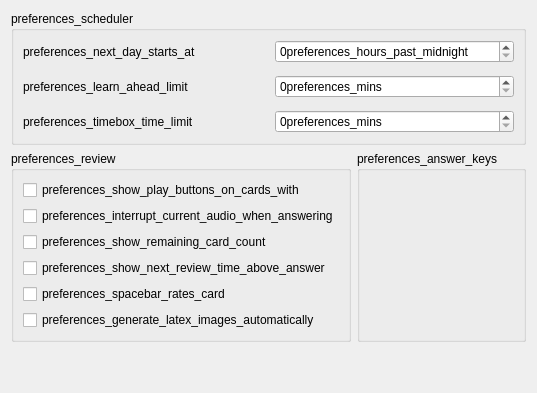
     <widget class="QWidget" name="tab_3">
      <attribute name="title">
       <string>preferences_review</string>
      </attribute>
      <layout class="QVBoxLayout" name="review_options_layout">
       <item>
        <widget class="QGroupBox" name="schedulerGroup">
         <property name="title">
          <string>preferences_scheduler</string>
         </property>
         <layout class="QVBoxLayout" name="verticalLayout_17">
          <item>
           <layout class="QGridLayout" name="gridLayout_4">
            <property name="spacing">
             <number>12</number>
            </property>
            <item row="1" column="1">
             <widget class="QSpinBox" name="lrnCutoff">
              <property name="maximumSize">
               <size>
                <width>16777215</width>
                <height>16777215</height>
               </size>
              </property>
              <property name="suffix">
               <string>preferences_mins</string>
              </property>
              <property name="maximum">
               <number>999</number>
              </property>
             </widget>
            </item>
            <item row="2" column="0">
             <widget class="QLabel" name="label_30">
              <property name="text">
               <string>preferences_timebox_time_limit</string>
              </property>
              <property name="buddy">
               <cstring>timeLimit</cstring>
              </property>
             </widget>
            </item>
            <item row="0" column="1">
             <widget class="QSpinBox" name="dayOffset">
              <property name="maximumSize">
               <size>
                <width>16777215</width>
                <height>16777215</height>
               </size>
              </property>
              <property name="suffix">
               <string>preferences_hours_past_midnight</string>
              </property>
              <property name="maximum">
               <number>23</number>
              </property>
             </widget>
            </item>
            <item row="1" column="0">
             <widget class="QLabel" name="label_24">
              <property name="text">
               <string>preferences_learn_ahead_limit</string>
              </property>
              <property name="buddy">
               <cstring>lrnCutoff</cstring>
              </property>
             </widget>
            </item>
            <item row="0" column="0">
             <widget class="QLabel" name="label_23">
              <property name="text">
               <string>preferences_next_day_starts_at</string>
              </property>
              <property name="buddy">
               <cstring>dayOffset</cstring>
              </property>
             </widget>
            </item>
            <item row="2" column="1">
             <widget class="QSpinBox" name="timeLimit">
              <property name="suffix">
               <string>preferences_mins</string>
              </property>
              <property name="maximum">
               <number>9999</number>
              </property>
             </widget>
            </item>
           </layout>
          </item>
         </layout>
        </widget>
       </item>
       <item>
        <layout class="QHBoxLayout" name="horizontalLayout_5">
         <item>
          <widget class="QGroupBox" name="reviewerGroup">
           <property name="title">
            <string>preferences_review</string>
           </property>
           <layout class="QVBoxLayout" name="verticalLayout_5">
            <item>
             <widget class="QCheckBox" name="showPlayButtons">
              <property name="sizePolicy">
               <sizepolicy hsizetype="Fixed" vsizetype="Fixed">
                <horstretch>0</horstretch>
                <verstretch>0</verstretch>
               </sizepolicy>
              </property>
              <property name="text">
               <string>preferences_show_play_buttons_on_cards_with</string>
              </property>
             </widget>
            </item>
            <item>
             <widget class="QCheckBox" name="interrupt_audio">
              <property name="sizePolicy">
               <sizepolicy hsizetype="Fixed" vsizetype="Fixed">
                <horstretch>0</horstretch>
                <verstretch>0</verstretch>
               </sizepolicy>
              </property>
              <property name="text">
               <string>preferences_interrupt_current_audio_when_answering</string>
              </property>
             </widget>
            </item>
            <item>
             <widget class="QCheckBox" name="showProgress">
              <property name="sizePolicy">
               <sizepolicy hsizetype="Fixed" vsizetype="Fixed">
                <horstretch>0</horstretch>
                <verstretch>0</verstretch>
               </sizepolicy>
              </property>
              <property name="text">
               <string>preferences_show_remaining_card_count</string>
              </property>
             </widget>
            </item>
            <item>
             <widget class="QCheckBox" name="showEstimates">
              <property name="sizePolicy">
               <sizepolicy hsizetype="Fixed" vsizetype="Fixed">
                <horstretch>0</horstretch>
                <verstretch>0</verstretch>
               </sizepolicy>
              </property>
              <property name="text">
               <string>preferences_show_next_review_time_above_answer</string>
              </property>
             </widget>
            </item>
            <item>
             <widget class="QCheckBox" name="spacebar_rates_card">
              <property name="sizePolicy">
               <sizepolicy hsizetype="Fixed" vsizetype="Fixed">
                <horstretch>0</horstretch>
                <verstretch>0</verstretch>
               </sizepolicy>
              </property>
              <property name="text">
               <string>preferences_spacebar_rates_card</string>
              </property>
             </widget>
            </item>
            <item>
             <widget class="QCheckBox" name="render_latex">
              <property name="sizePolicy">
               <sizepolicy hsizetype="Fixed" vsizetype="Fixed">
                <horstretch>0</horstretch>
                <verstretch>0</verstretch>
               </sizepolicy>
              </property>
              <property name="text">
               <string>preferences_generate_latex_images_automatically</string>
              </property>
             </widget>
            </item>
           </layout>
          </widget>
         </item>
         <item>
          <widget class="QGroupBox" name="preferences_answer_keys">
           <property name="title">
            <string>preferences_answer_keys</string>
           </property>
          </widget>
         </item>
        </layout>
       </item>
       <item>
        <spacer name="verticalSpacer_12">
         <property name="orientation">
          <enum>Qt::Vertical</enum>
         </property>
         <property name="sizeHint" stdset="0">
          <size>
           <width>20</width>
           <height>40</height>
          </size>
         </property>
        </spacer>
       </item>
      </layout>
     </widget>
